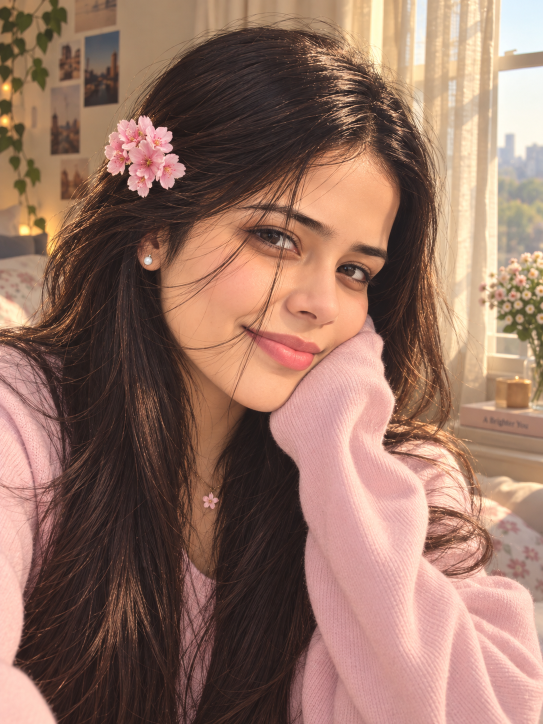
#> input picture image.png, 1086 x 1448 px (shown at 1/2 size)
$ python cinematic_photomosaic.py
#> lines starting #> are read from the running program, lines starting #| are printed output that depends on the picture
import cv2
import numpy as np
import math
import random
import tkinter as tk

def run_photomosaic_experience(image_path, grid_cols=80, grid_rows=80):
#> called with image_path = 'image.png', grid_cols = 70, grid_rows = 70
    img = cv2.imread(image_path)
#> img is the input picture: shape (1448, 1086, 3); mean B, G, R 99.1, 113.9, 148.4
    if img is None:
        print(f"Error: Could not load '{image_path}'. Please ensure your image is in the same folder.")
        return

    img = cv2.convertScaleAbs(img, alpha=1.15, beta=30)
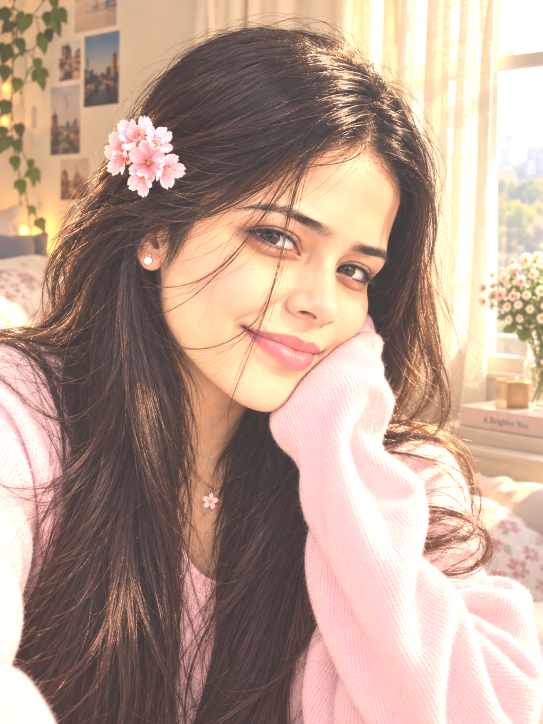
#> img: shape (1448, 1086, 3) (shown at 1/2 size); mean B, G, R 142.7, 158, 185.2

    root = tk.Tk()
    screen_w = root.winfo_screenwidth()
    screen_h = root.winfo_screenheight()
    root.destroy()

    max_dim = min(900, screen_h - 150, screen_w - 150)
    h, w = img.shape[:2]
#> h = 1448; w = 1086
    if max(h, w) > max_dim:
        scale = max_dim / max(h, w)
#> scale = 0.622
        img = cv2.resize(img, (int(w * scale), int(h * scale)))
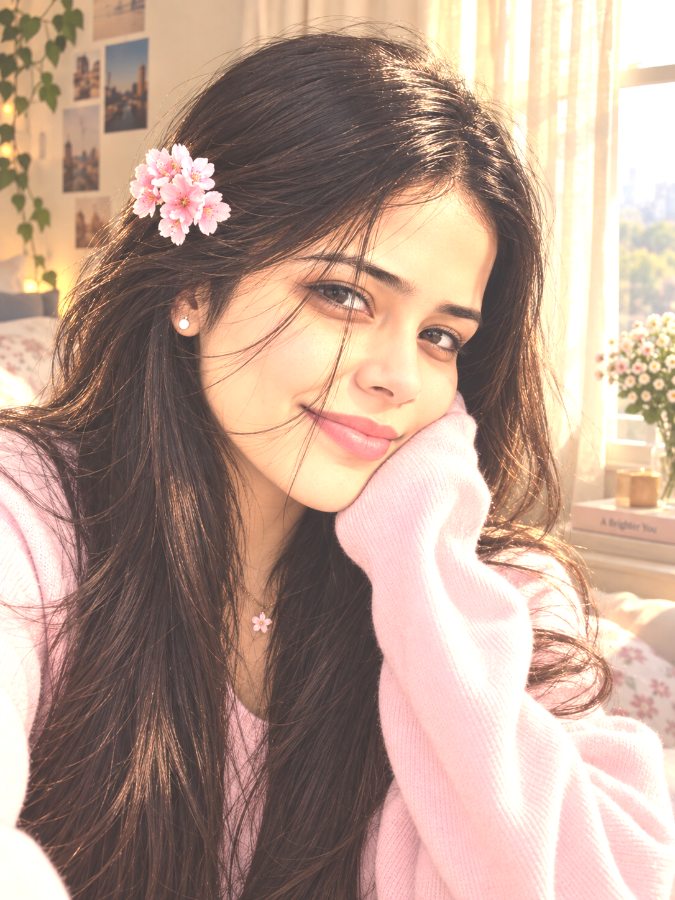
#> img: shape (900, 675, 3); mean B, G, R 142.6, 157.8, 185.1
        h, w = img.shape[:2]
#> h = 900; w = 675

    tile_w = w // grid_cols
#> tile_w = 9
    tile_h = h // grid_rows
#> tile_h = 12
    base_tile = cv2.resize(img, (tile_w, tile_h))

    static_tiles = []
    for r in range(grid_rows):
        for c in range(grid_cols):
            x = c * tile_w
            y = r * tile_h
            patch = img[y:y+tile_h, x:x+tile_w]
            avg_color = np.mean(patch, axis=(0, 1))
            color_block = np.full_like(base_tile, avg_color)
            tinted = cv2.addWeighted(base_tile, 0.3, color_block, 0.7, 0)
            static_tiles.append((x, y, tinted))
#> after the loop, static_tiles = 4900 items

    x_off = max(0, (screen_w - w) // 2)
#> x_off = 622
    y_off = max(0, (screen_h - h) // 2)
#> y_off = 90
    black_screen = np.zeros((screen_h, screen_w, 3), dtype=np.uint8)

    window_name = "Photomosaic Loop (Cinematic)"
    cv2.namedWindow(window_name, cv2.WINDOW_NORMAL)
    cv2.setWindowProperty(window_name, cv2.WND_PROP_FULLSCREEN, cv2.WINDOW_FULLSCREEN)

    def show_centered(frame_to_show):
        canvas = black_screen.copy()
        canvas[y_off:y_off+h, x_off:x_off+w] = frame_to_show
        cv2.imshow(window_name, canvas)

    while True:
        active_tiles = []
        max_delay = 15
        for x, y, tinted in static_tiles:
            angle = random.uniform(0, 2 * math.pi)
            dist = random.uniform(max(w, h) * 0.6, max(w, h) * 1.1)
            start_x = int((w / 2) + math.cos(angle) * dist)
            start_y = int((h / 2) + math.sin(angle) * dist)
            delay = random.randint(0, max_delay)
            active_tiles.append([x, y, start_x, start_y, delay, tinted])
#> this loop made 4900 passes
#> (x, angle, dist, start_x, start_y, delay) on passes 1 to 3: (0, 5.31, 881.1, 830, -280, 13), (9, 0.254, 974.5, 1280, 695, 15), (18, 2.54, 892.7, -400, 952, 9)
#> after the loop, active_tiles = 4900 items

        mosaic = np.zeros((h, w, 3), dtype=np.uint8)
        escape_pressed = False
        swarm_frames = 75

        for f in range(swarm_frames + 1):
            frame = np.zeros((h, w, 3), dtype=np.uint8)
            for t_data in active_tiles:
                tx, ty, sx, sy, delay, tile = t_data
                if f < delay:
                    continue
                progress = (f - delay) / (swarm_frames - delay)
                if progress > 1.0: progress = 1.0
                ease = 1 - pow(1 - progress, 4)
                curr_x = int(sx + (tx - sx) * ease)
                curr_y = int(sy + (ty - sy) * ease)

                if curr_x < w and curr_x + tile_w > 0 and curr_y < h and curr_y + tile_h > 0:
                    y_start = max(0, curr_y)
                    y_end = min(h, curr_y + tile_h)
                    x_start = max(0, curr_x)
                    x_end = min(w, curr_x + tile_w)
                    tile_y_start = y_start - curr_y
                    tile_y_end = tile_y_start + (y_end - y_start)
                    tile_x_start = x_start - curr_x
                    tile_x_end = tile_x_start + (x_end - x_start)
                    frame[y_start:y_end, x_start:x_end] = tile[tile_y_start:tile_y_end, tile_x_start:tile_x_end]

            show_centered(frame)
            if cv2.waitKey(16) & 0xFF == 27:
                escape_pressed = True
                break
#> this loop made 1 pass; (key Esc is pressed on pass 1)
#> frame: shape (900, 675, 3); every value is 0

        if escape_pressed: break

        mosaic = frame.copy()
        show_centered(mosaic)
        cv2.waitKey(1000)

        target_c, target_r = grid_cols // 2, grid_rows // 2
        target_x1 = target_c * tile_w
        target_y1 = target_r * tile_h
        target_x2, target_y2 = target_x1 + tile_w, target_y1 + tile_h

        center_patch = img[target_y1:target_y2, target_x1:target_x2]
        center_avg_color = np.mean(center_patch, axis=(0, 1))
        tx_center, ty_center = target_x1 + tile_w / 2.0, target_y1 + tile_h / 2.0
        zoom_frames = 120

        for f in range(zoom_frames + 1):
            t = f / zoom_frames
            ease = (1 - math.cos(t * math.pi)) / 2
            view_w = w + (tile_w - w) * ease
            view_h = h + (tile_h - h) * ease
            view_cx = (w / 2.0) + (tx_center - (w / 2.0)) * ease
            view_cy = (h / 2.0) + (ty_center - (h / 2.0)) * ease
            scale_x, scale_y = w / view_w, h / view_h
            tx, ty = (w / 2.0) - view_cx * scale_x, (h / 2.0) - view_cy * scale_y
            M = np.array([[scale_x, 0, tx], [0, scale_y, ty]], dtype=np.float32)
            frame = cv2.warpAffine(mosaic, M, (w, h), flags=cv2.INTER_LINEAR)

            screen_x1, screen_y1 = target_x1 * scale_x + tx, target_y1 * scale_y + ty
            screen_x2, screen_y2 = target_x2 * scale_x + tx, target_y2 * scale_y + ty
            sx, sy = int(round(screen_x1)), int(round(screen_y1))
            ex, ey = int(round(screen_x2)), int(round(screen_y2))
            sw, sh = ex - sx, ey - sy

            if sw > 0 and sh > 0:
                high_res_tile = cv2.resize(img, (sw, sh), interpolation=cv2.INTER_LINEAR)
                current_tint = 0.7 * (1.0 - ease)
                color_block = np.full_like(high_res_tile, center_avg_color)
                blended_tile = cv2.addWeighted(high_res_tile, 1.0 - current_tint, color_block, current_tint, 0)
                y_start, y_end = max(0, sy), min(h, ey)
                x_start, x_end = max(0, sx), min(w, ex)
                tile_y_start, tile_y_end = y_start - sy, sh - (ey - y_end)
                tile_x_start, tile_x_end = x_start - sx, sw - (ex - x_end)
                if y_end > y_start and x_end > x_start:
                    frame[y_start:y_end, x_start:x_end] = blended_tile[tile_y_start:tile_y_end, tile_x_start:tile_x_end]

            show_centered(frame)
            if cv2.waitKey(16) & 0xFF == 27:
                escape_pressed = True
                break

        if escape_pressed: break

        show_centered(img)
        if cv2.waitKey(2500) & 0xFF == 27:
            break

        for f in range(zoom_frames, -1, -1):
            t = f / zoom_frames
            ease = (1 - math.cos(t * math.pi)) / 2
            view_w = w + (tile_w - w) * ease
            view_h = h + (tile_h - h) * ease
            view_cx = (w / 2.0) + (tx_center - (w / 2.0)) * ease
            view_cy = (h / 2.0) + (ty_center - (h / 2.0)) * ease
            scale_x, scale_y = w / view_w, h / view_h
            tx, ty = (w / 2.0) - view_cx * scale_x, (h / 2.0) - view_cy * scale_y
            M = np.array([[scale_x, 0, tx], [0, scale_y, ty]], dtype=np.float32)
            frame = cv2.warpAffine(mosaic, M, (w, h), flags=cv2.INTER_LINEAR)

            screen_x1, screen_y1 = target_x1 * scale_x + tx, target_y1 * scale_y + ty
            screen_x2, screen_y2 = target_x2 * scale_x + tx, target_y2 * scale_y + ty
            sx, sy = int(round(screen_x1)), int(round(screen_y1))
            ex, ey = int(round(screen_x2)), int(round(screen_y2))
            sw, sh = ex - sx, ey - sy

            if sw > 0 and sh > 0:
                high_res_tile = cv2.resize(img, (sw, sh), interpolation=cv2.INTER_LINEAR)
                current_tint = 0.7 * (1.0 - ease)
                color_block = np.full_like(high_res_tile, center_avg_color)
                blended_tile = cv2.addWeighted(high_res_tile, 1.0 - current_tint, color_block, current_tint, 0)
                y_start, y_end = max(0, sy), min(h, ey)
                x_start, x_end = max(0, sx), min(w, ex)
                tile_y_start, tile_y_end = y_start - sy, sh - (ey - y_end)
                tile_x_start, tile_x_end = x_start - sx, sw - (ex - x_end)
                if y_end > y_start and x_end > x_start:
                    frame[y_start:y_end, x_start:x_end] = blended_tile[tile_y_start:tile_y_end, tile_x_start:tile_x_end]

            show_centered(frame)
            if cv2.waitKey(16) & 0xFF == 27:
                escape_pressed = True
                break

        if escape_pressed: break

        show_centered(mosaic)
        cv2.waitKey(1200)

        for f in range(swarm_frames + 1):
            frame = np.zeros((h, w, 3), dtype=np.uint8)
            for t_data in active_tiles:
                tx, ty, sx, sy, delay, tile = t_data
                reverse_delay = max_delay - delay
                if f < reverse_delay:
                    curr_x, curr_y = tx, ty
                else:
                    progress = (f - reverse_delay) / (swarm_frames - reverse_delay)
                    if progress > 1.0: progress = 1.0
                    ease = pow(progress, 3)
                    curr_x = int(tx + (sx - tx) * ease)
                    curr_y = int(ty + (sy - ty) * ease)

                if curr_x < w and curr_x + tile_w > 0 and curr_y < h and curr_y + tile_h > 0:
                    y_start = max(0, curr_y)
                    y_end = min(h, curr_y + tile_h)
                    x_start = max(0, curr_x)
                    x_end = min(w, curr_x + tile_w)
                    tile_y_start = y_start - curr_y
                    tile_y_end = tile_y_start + (y_end - y_start)
                    tile_x_start = x_start - curr_x
                    tile_x_end = tile_x_start + (x_end - x_start)
                    frame[y_start:y_end, x_start:x_end] = tile[tile_y_start:tile_y_end, tile_x_start:tile_x_end]

            show_centered(frame)
            if cv2.waitKey(16) & 0xFF == 27:
                escape_pressed = True
                break

        if escape_pressed: break

    cv2.destroyAllWindows()

if __name__ == "__main__":
    run_photomosaic_experience('image.png', grid_cols=70, grid_rows=70)
